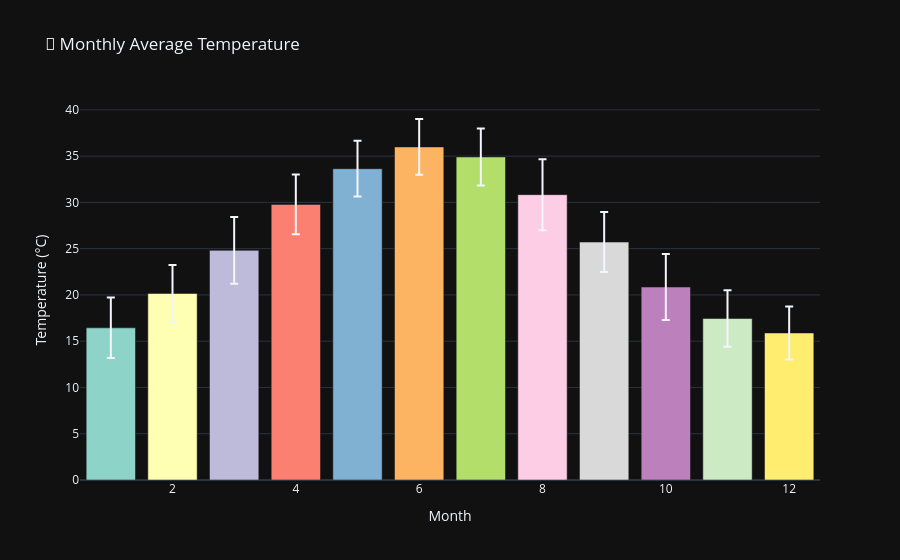

Notebook code for this chart:
### Code cell
df['Month'] = df['Date'].dt.month
df['Year'] = df['Date'].dt.year
df['Month_Name'] = df['Date'].dt.strftime('%B')

monthly = df.groupby('Month')['Temperature'].agg(['mean', 'std']).reset_index()

fig = go.Figure()
fig.add_trace(go.Bar(x=monthly['Month'], y=monthly['mean'],
                      error_y=dict(type='data', array=monthly['std']),
                      marker_color=px.colors.qualitative.Set3))
fig.update_layout(title='📅 Monthly Average Temperature',
                  xaxis_title='Month', yaxis_title='Temperature (°C)',
                  template='plotly_dark')
fig.show()

### Figure 1 — Plotly figure (JSON) as saved in the notebook; plotly's stock layout.template omitted (floating-point values rounded to 4 significant figures)
{"data": [{"error_y": {"array": [3.269, 3.077, 3.613, 3.222, 3.011, 3.019, 3.075, 3.834, 3.246, 3.562, 3.052, 2.868], "type": "data"}, "marker": {"color": ["rgb(141,211,199)", "rgb(255,255,179)", "rgb(190,186,218)", "rgb(251,128,114)", "rgb(128,177,211)", "rgb(253,180,98)", "rgb(179,222,105)", "rgb(252,205,229)", "rgb(217,217,217)", "rgb(188,128,189)", "rgb(204,235,197)", "rgb(255,237,111)"]}, "type": "bar", "x": [1, 2, 3, 4, 5, 6, 7, 8, 9, 10, 11, 12], "y": [16.44, 20.16, 24.82, 29.79, 33.64, 35.99, 34.91, 30.84, 25.71, 20.85, 17.45, 15.89]}], "layout": {"title": {"text": "📅 Monthly Average Temperature"}, "xaxis": {"title": {"text": "Month"}}, "yaxis": {"title": {"text": "Temperature (°C)"}}}}
